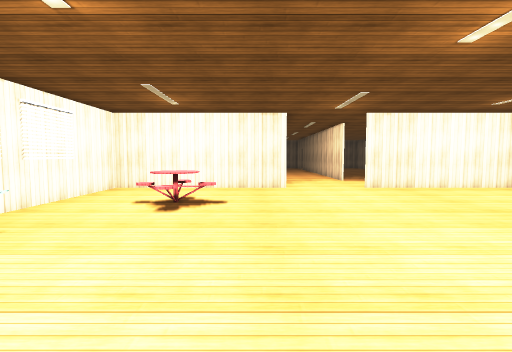
view 1 (above)

22 first-person views from a walk through a 3-D level made in the Unity game engine. The camera is 1.5 m above the floor, tilts 4° down and sees 85° across. The floor is counted in squares, 1 m on a side. Each view is taken from the middle of a square. On the plan, view 1 faces up. The plan holds only what a view shows up to about 14 squares ahead; the rest is blank. The player is left out. Some animated figures are not drawn. Surface patterns are stand-ins for the level's own textures.

view 2
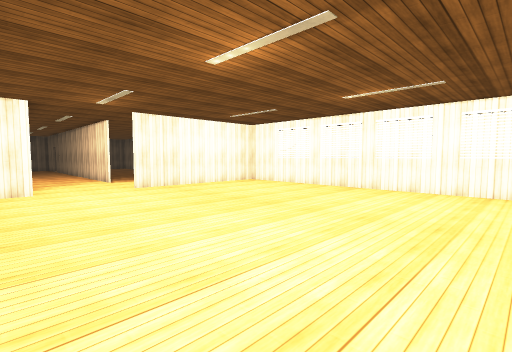

view 3
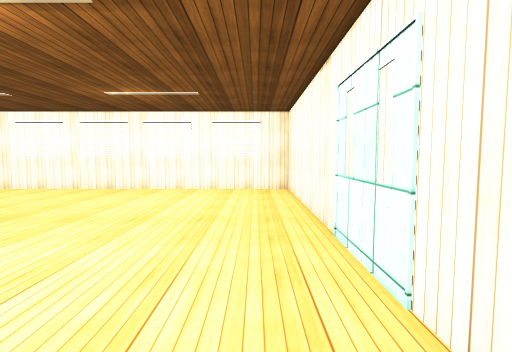

view 4
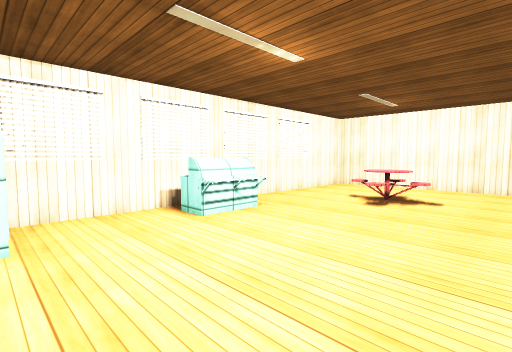

view 5
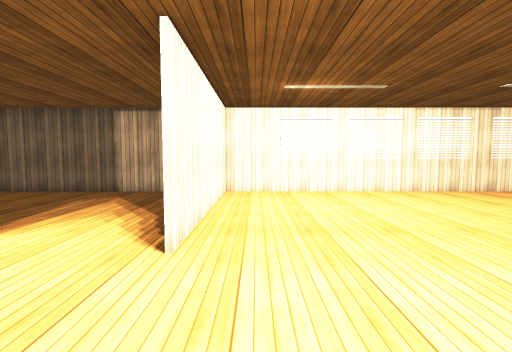

view 6
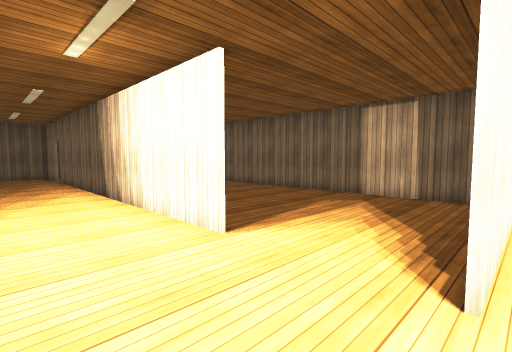

view 7
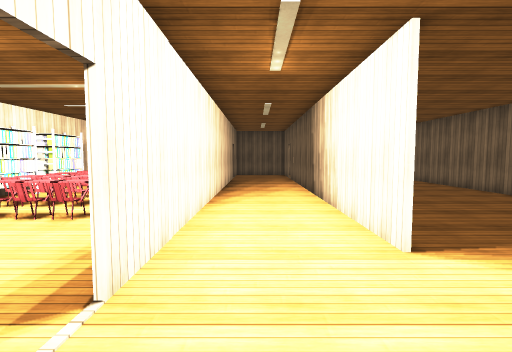

view 8
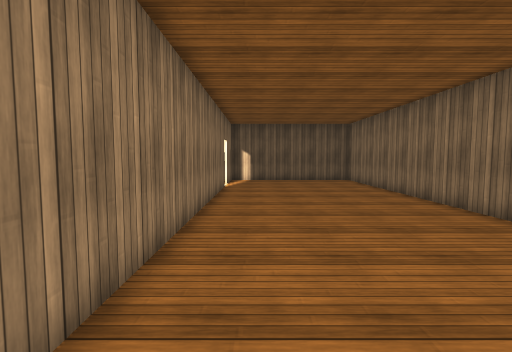

view 9
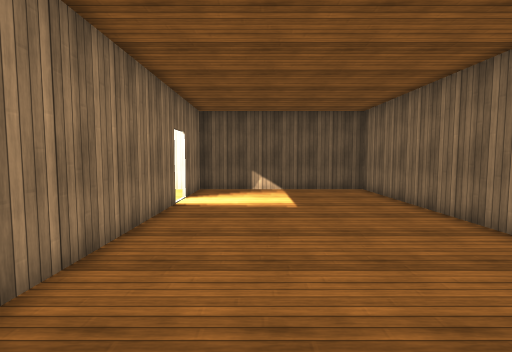

view 10
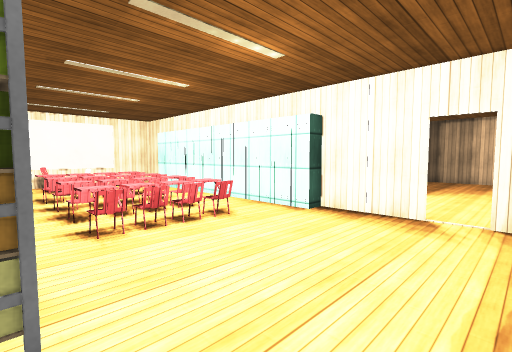

view 11
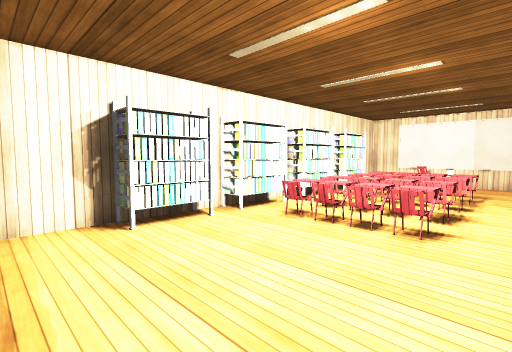

view 12
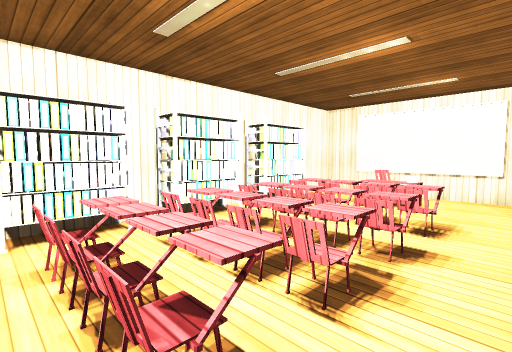

view 13
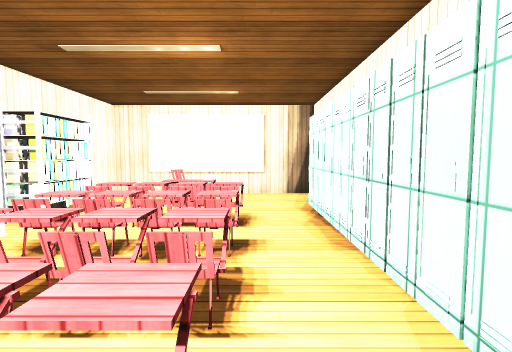

view 14
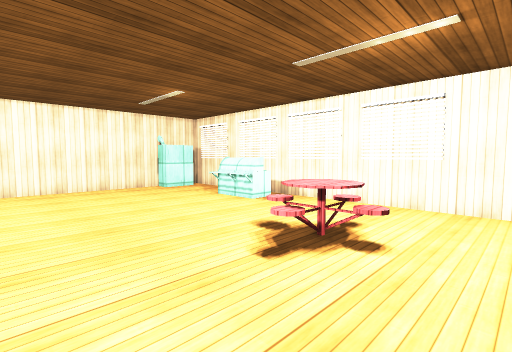

view 15
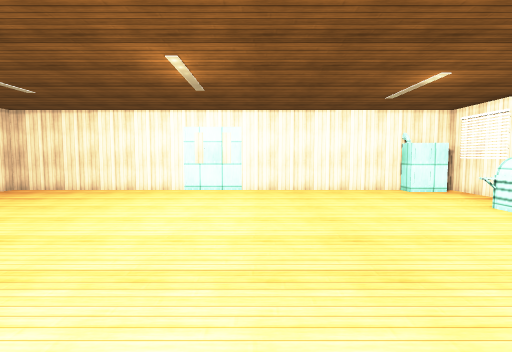

view 16
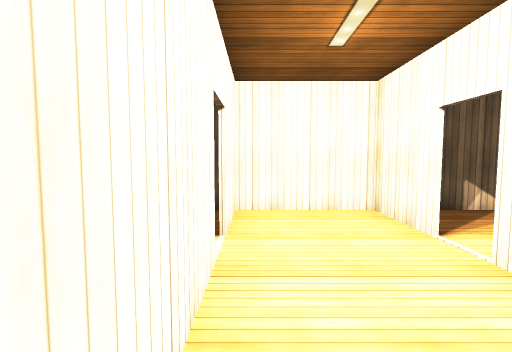

view 17
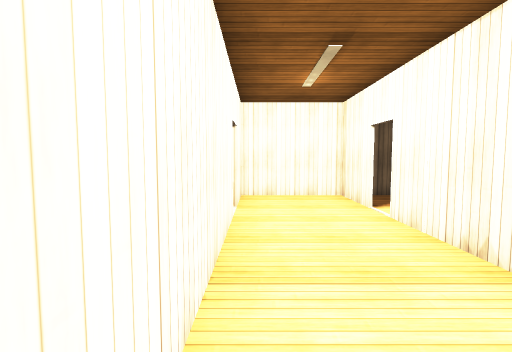

view 18
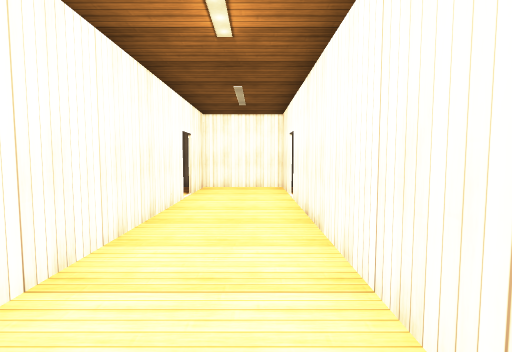

view 19
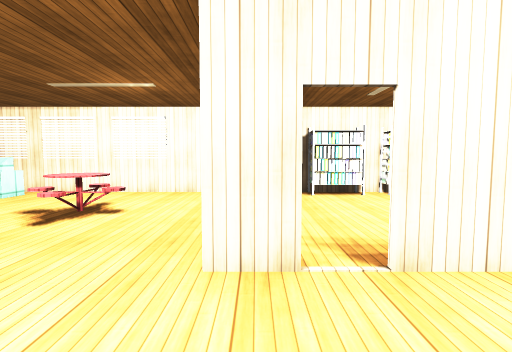

view 20
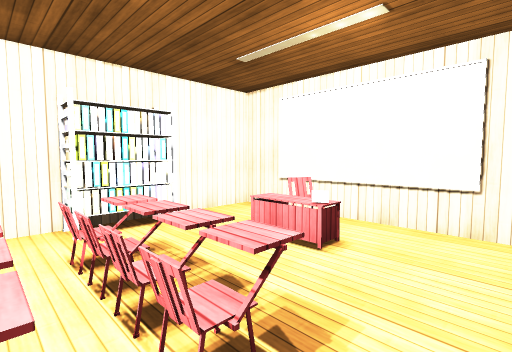

view 21
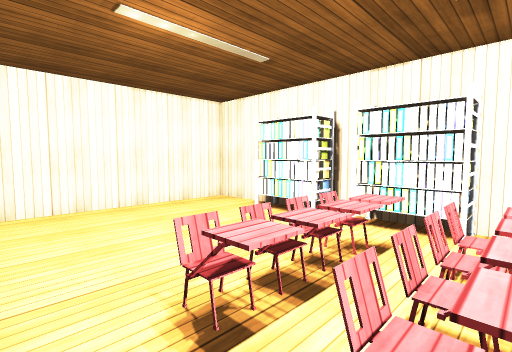

view 22
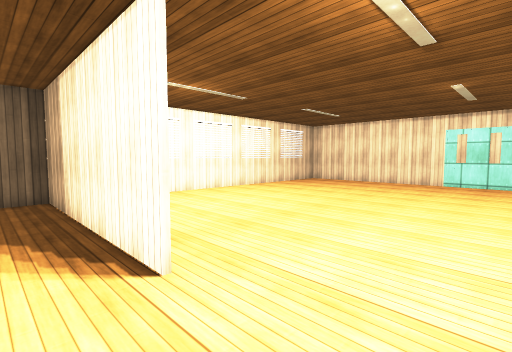

### Floor plan
Points are (right, up) in squares from view 1. A wall is a line through its corners. A room is listed if a view was taken in it or the views show most of it. See-through windows are left out.
Room 1 (views 1, 2, 3, 4, 5, 6, 7, 8, 9, 14, 15, 19, 22)
walls: (5.1, 13.4) (13, 13.4); (1.4, 14.6) (1.4, 13.3) (-6.8, 13.3); (5.3, 17.2) (5.3, 18.4); (1.4, 18.5) (1.4, 15.8); (12.9, 13.3) (5.1, 13.3); (-6.7, 13.1) (-6.7, -1.6); (-4.6, -1.5) (12.9, -1.5) (12.9, 35.8) (4.9, 35.8); (5.4, 31.9) (5.4, 19.6); (5.4, 35.8) (5.4, 33.1)
ways out: opening at (1, 15) to room 2; opening at (3, 19) to room 2; gap at (5, 32.5) to room 2
objects: other object (-6, -1) to (-5, -1); other object (-6, 3) to (-5, 5); table (-4, 8) to (-2, 10)
Room 2 (views 10, 11, 12, 13, 16, 17, 18, 20, 21)
walls: (1.3, 15.8) (1.3, 18.5); (1.2, 30.3) (-6.7, 30.3) (-6.7, 13.1); (5.3, 18.4) (5.3, 31.9); (1.4, 31.9) (1.4, 28.4); (-6.8, 13.4) (-0.2, 13.4); (5.3, 33.1) (5.3, 35.8); (4.9, 35.8) (1.4, 35.8) (1.4, 33.1)
ways out: opening at (1, 15) to room 1; opening at (3, 19) to room 1; gap at (5, 32.5) to room 1; gap at (1, 32.5)
objects: rack (-6, 16) to (-6, 18); rack (-6, 19) to (-6, 21); rack (-6, 22) to (-6, 24); rack (-6, 25) to (-6, 27); chair (-5, 24); chair (-4, 20) to (-4, 21); chair (-4, 22); chair (-4, 23) to (-4, 24); chair (-4, 25) to (-4, 26); table (-4, 28); chair (-4, 29); chair (-3, 20) to (-3, 21); chair (-3, 22) to (-2, 22); chair (-3, 23) to (-3, 24); chair (-3, 25) to (-2, 26); laptop (-3, 28); chair (-2, 20); chair (-2, 21); chair (-2, 23) to (-2, 24); chair (-2, 25); locker (1, 19); locker (1, 20); locker (1, 21); locker (1, 22); locker (1, 23); locker (1, 24); locker (1, 25); locker (1, 26); locker (1, 27); locker (1, 28)

Positions as (right, up) in squares from view 1, and headings:
1: (0, 0), facing up
2: (0, 0), facing up-right
3: (0, 0), facing right
4: (1, -1), facing up-left
5: (1, 12), facing right
6: (2, 13), facing up-right
7: (3, 13), facing up
8: (7, 18), facing up
9: (8, 23), facing up
10: (-6, 14), facing up-right
11: (0, 14), facing up-left
12: (0, 19), facing up-left
13: (-1, 19), facing up
14: (2, 12), facing down-left
15: (2, 11), facing down
16: (2, 28), facing up
17: (2, 25), facing up
18: (4, 22), facing up
19: (5, 14), facing left
20: (0, 24), facing up-left
21: (0, 22), facing down-left
22: (2, 15), facing down-right
